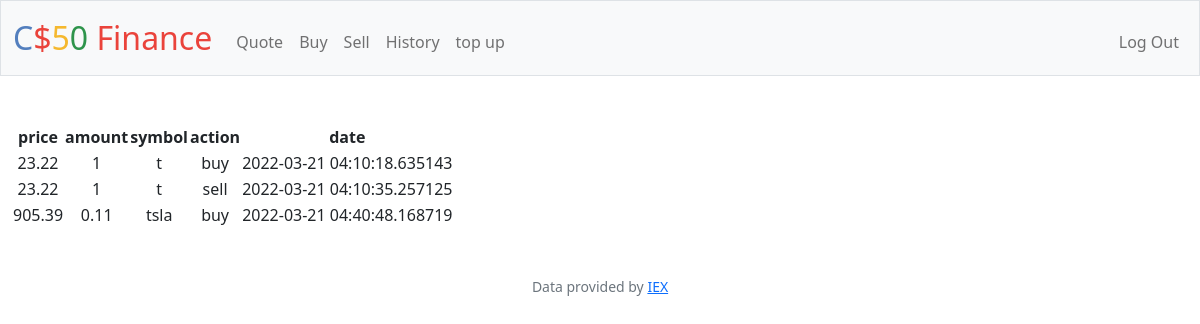
/history (signed in), run on an earlier commit of the app's database.
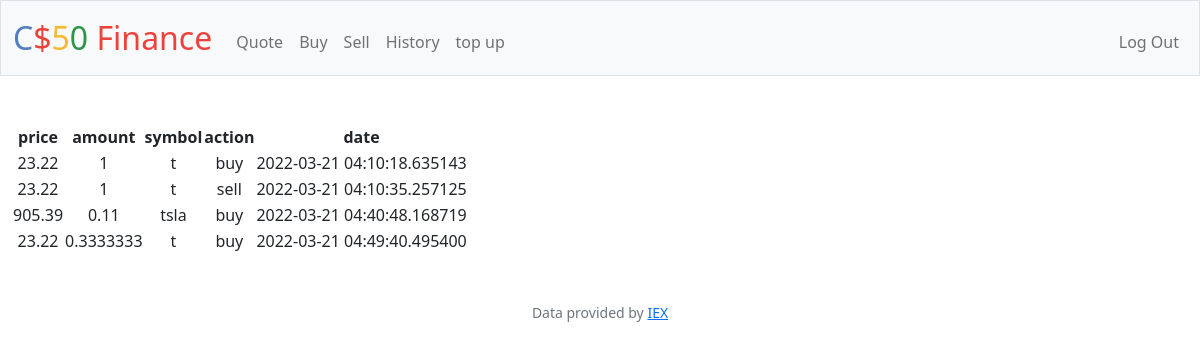
And on a later commit of the database.
### tables this page shows
CREATE TABLE receipts ( id INTEGER PRIMARY KEY AUTOINCREMENT NOT NULL ,price NUMERIC NOT NULL, amount NUMERIC NOT NULL, symbol TEXT NOT NULL, user_id INTEGER NOT NULL,action TEXT NOT NULL,date TEXT NOT NULL );

### app.py (the view)
@app.route("/history")
@login_required
def history():
    values = db.execute("SELECT * FROM receipts")
    print("values = ",values[0]['price'])
    return render_template("history.html",values = values)

### app.py (called while the page is built)
@app.after_request
def after_request(response):
    response.headers["Cache-Control"] = "no-cache, no-store, must-revalidate"
    response.headers["Expires"] = 0
    response.headers["Pragma"] = "no-cache"
    return response

### helpers.py (called while the page is built)
def login_required(f):
    @wraps(f)
    def decorated_function(*args, **kwargs):
        if session.get("user_id") is None:
            return redirect("/login")
        return f(*args, **kwargs)
    return decorated_function

### templates/history.html (shortened to what this page needs)
{% extends "layout.html" %}
{% block main %}
    <table>
        <thead>
            <th>price</th>
            <th>amount</th>
            <th>symbol</th>
            <th>action</th>
            <th>date</th>
        </thead>
        <tbody>
            {% for value in values %}
            <tr>
                <td>{{ value["price"] }}</td>
                <td>{{ value["amount"] }}</td>
                <td>{{ value["symbol"] }}</td>
                <td>{{ value["action"] }}</td>
                <td>{{ value["date"] }}</td>
            </tr>
            {% endfor%}
            </tbody>
        </table>
    {% endblock %}

### templates/layout.html (shortened to what this page needs)
<!DOCTYPE html>
<html lang="en">
    <head>
        <link href="https://cdn.jsdelivr.net/npm/bootstrap@5.1.3/dist/css/bootstrap.min.css" rel="stylesheet">
        <link href="/static/styles.css" rel="stylesheet">
    </head>
    <body>
        <nav class="bg-light border navbar navbar-expand-md navbar-light">
            <div class="container-fluid">
                <a class="navbar-brand" href="/"><span class="blue">C</span><span class="red">$</span><span class="yellow">5</span><span class="green">0</span> <span class="red">Finance</span></a>
                <div class="collapse navbar-collapse" id="navbar">
                    {% if session["user_id"] %}
                        <ul class="navbar-nav me-auto mt-2">
                            <li class="nav-item"><a class="nav-link" href="/quote">Quote</a></li>
                            <li class="nav-item"><a class="nav-link" href="/buy">Buy</a></li>
                            <li class="nav-item"><a class="nav-link" href="/sell">Sell</a></li>
                            <li class="nav-item"><a class="nav-link" href="/history">History</a></li>
                            <li class="nav-item"><a class="nav-link" href="/topup">top up</a></li>
                        </ul>
                        <ul class="navbar-nav ms-auto mt-2">
                            <li class="nav-item"><a class="nav-link" href="/logout">Log Out</a></li>
                        </ul>
                    {% else %}
                        <ul class="navbar-nav ms-auto mt-2">
                            <li class="nav-item"><a class="nav-link" href="/register">Register</a></li>
                            <li class="nav-item"><a class="nav-link" href="/login">Log In</a></li>
                        </ul>
                    {% endif %}
                </div>
            </div>
        </nav>
        <main class="container-fluid py-5 text-center">
            {% block main %}{% endblock %}
        </main>
        <footer class="mb-5 small text-center text-muted">
            Data provided by <a href="https://iexcloud.io/">IEX</a>
        </footer>
    </body>
</html>

### static/styles.css (style rules this page uses)
nav .navbar-brand { font-size: xx-large; }
nav .navbar-brand .blue { color: #537fbe; }
nav .navbar-brand .red { color: #ea433b; }
nav .navbar-brand .yellow { color: #f5b82e; }
nav .navbar-brand .green { color: #2e944b; }

What changed in the data, as far as the page shows it:
added receipts: price "23.22", amount "0.3333333", symbol "t", action "buy", date "2022-03-21 04:49:40.495400"
